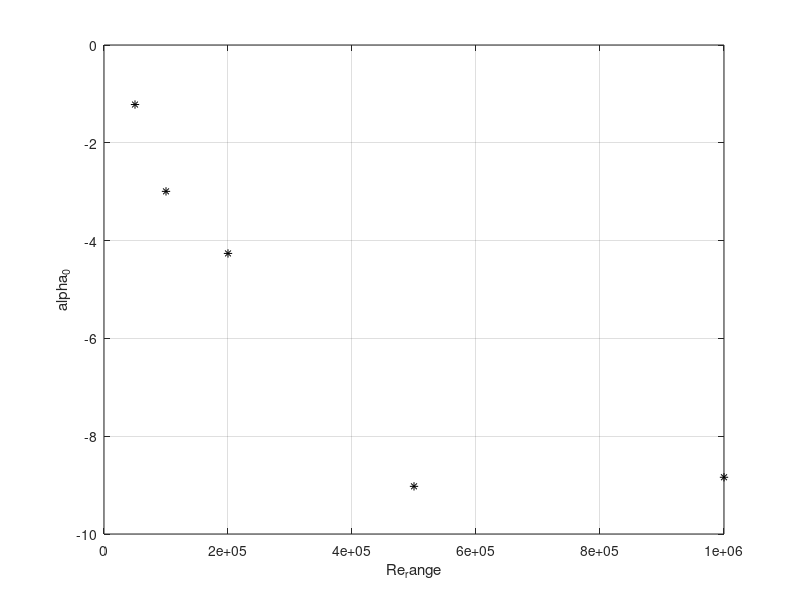
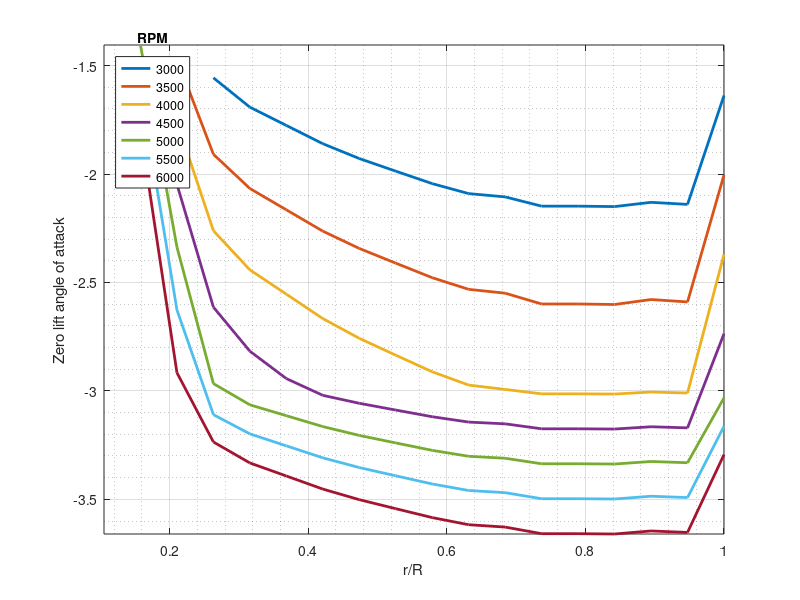

Write MATLAB code to recreate these figures, in order.
% Get zero lift line
clear,clc
load('Matrice_Airfoil')

for i = 1:length(Re_range)
    idx = ~isnan(pol(:,1,i));
    [CL, sortIDX] = sort(pol(idx,2,i));
    alpha = pol(idx,1,i);
    alpha = alpha(sortIDX);
    if i < 3
        idx_alpha = (alpha<7 & alpha >-8);
    else
        idx_alpha = (alpha<7 & alpha >-10);
    end
    alpha_0(i) = interp1(CL(idx_alpha),alpha(idx_alpha),0);
end

figure(1)
clf(1)
hold on
plot(Re_range,alpha_0,'*k')
xlabel('Re_range')
ylabel('alpha_0')
grid on
box on
hold off
 

rpm = 3000:500:6000;
for i = 1:length(rpm)
diam = 0.4572;
mu = 1.46e-05;
r_dist = linspace(0.024063,diam/2,18);

chord =[0.0356968918856080,0.0427106226458963,0.0472358502673797,0.0460027602883050,0.0407887030923041,0.0362698535224366,0.0328820451057894,0.0300544422227389,0.0276818070216229,0.0257333122529644,0.0240059232736573,0.0222859753545687,0.0210263101604278,0.0196242018135317,0.0184113089979075,0.0172026682166938,0.0163044259474541,0.0125730000000000];
V = (rpm(i)/60).*2*pi.*r_dist;
Re = V.*chord./mu;


alpha_0_dist = interp1(Re_range,alpha_0,Re);

figure(2)
hold on
plot(r_dist/(diam/2),alpha_0_dist,'linewidth',2)
hold off
end
figure(2)
hold on
leg = legend(num2str(rpm'),'location','northwest');
grid on
grid minor
box on
ylabel('Zero lift angle of attack')
xlabel('r/R')
axis tight
title(leg,'RPM')
hold off
